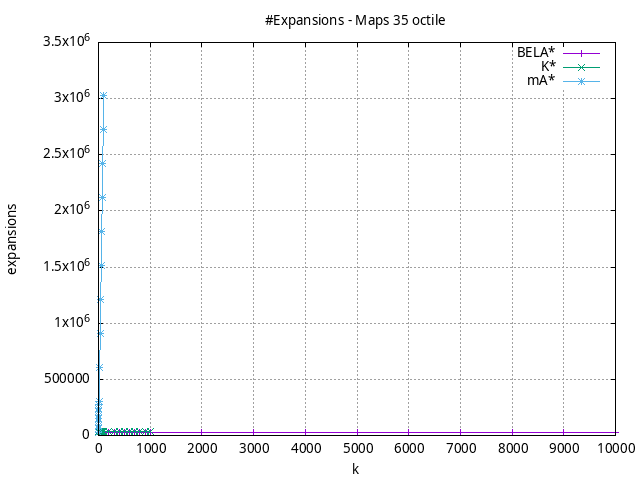

The gnuplot source for this figure:
#!/usr/bin/gnuplot
# -*- coding: utf-8 -*-
#
# results/maps/octile/35/random512-35.heuristic.octile.expansions.gnuplot
#
# Started on 04/02/2024 21:35:47
# Author: Carlos Linares López
set grid
set xlabel "k"
set ylabel "expansions"

set title "#Expansions - Maps 35 octile"

set terminal png enhanced font "Ariel,10"
set output 'random512-35.heuristic.octile.expansions.png'

plot "-" title "BELA$^*$"      with linesp, "-" title "K$^*$"      with linesp, "-" title "mA$^*$"      with linesp

	1 30316.61
	5 30316.61
	10 30316.61
	50 30316.61
	100 30316.61
	500 30316.61
	1000 30316.61
	5000 30316.61
	10000 30316.61
end
	1 30316.62
	5 32286.48
	10 32685.68
	50 33685.52
	100 33904.78
	500 33932.38
	1000 33932.38
end
	1 30316.61
	5 151504.82
	10 302980.53
	50 1515151.71
	100 3030190.9
end
